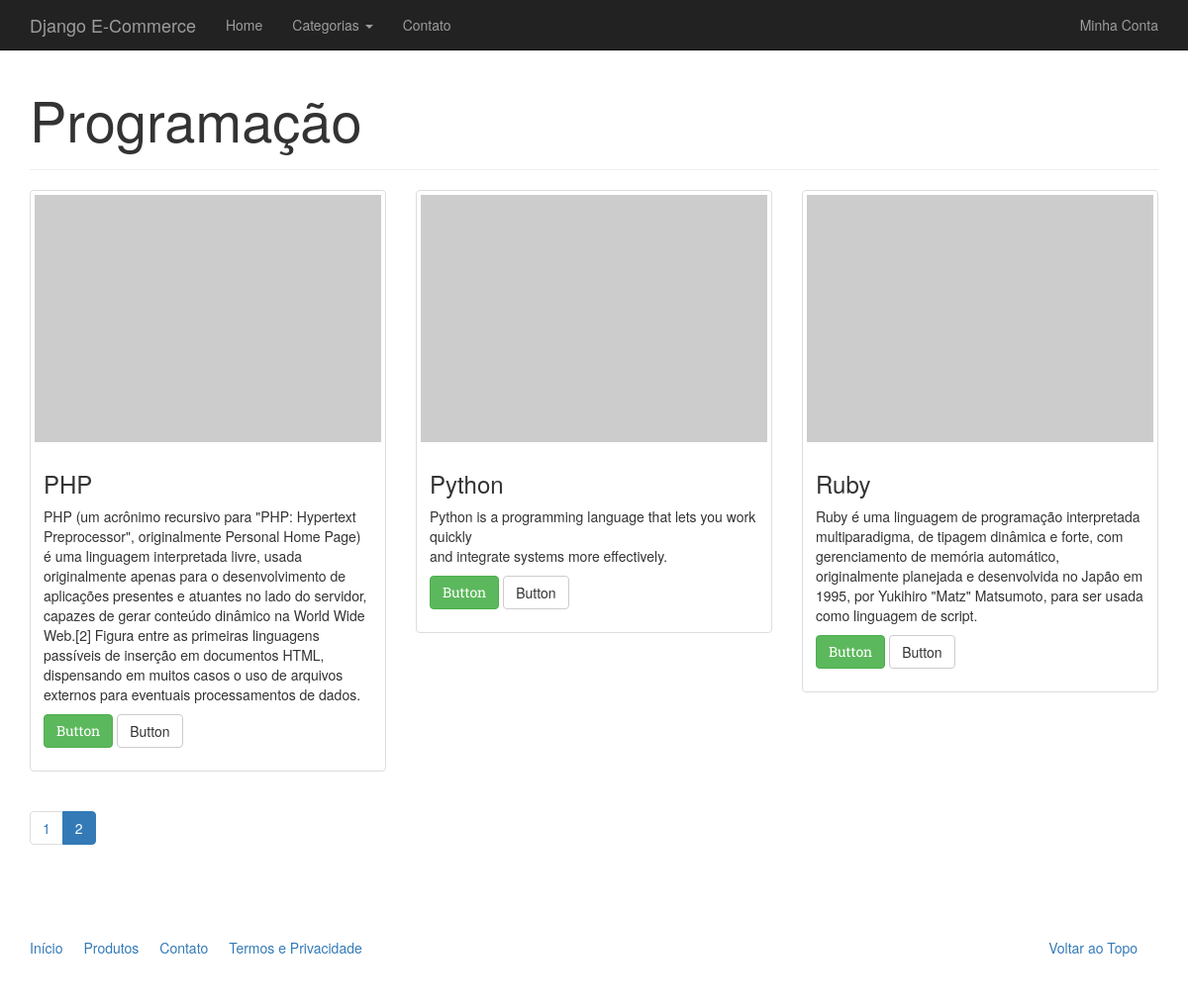
The page /catalogo/programacao/?page=2 on the database its author committed.
### catalog/models.py (models this page shows)
class Category(models.Model):
    name = models.CharField('Nome', max_length=100)
    slug = models.SlugField('Identificador', max_length=100)
    created = models.DateTimeField('Criado em', auto_now_add=True) # Grava a data apenas uma vez quando criado
    modified = models.DateTimeField('Modificado em', auto_now=True) # atualiza toda vez que for modificado
    class Meta:
        verbose_name = 'Categoria'
        verbose_name_plural = 'Categorias'
        ordering = ['name'] # django ordena em ordem alfabetica pelo campo name do model
    def __str__(self):
        return self.name
    def get_absolute_url(self):
        return reverse('catalog:category', kwargs={'slug': self.slug})

class Product(models.Model):
    name = models.CharField('Nome', max_length=100)
    slug = models.SlugField('Identificador', max_length=100)
    category = models.ForeignKey('catalog.Category', verbose_name='Categoria')
    description = models.TextField('Descrição', blank=True) # blank permite campo nulo
    price = models.DecimalField('Preço',decimal_places=2, max_digits=8) #place = 2 casas decimais
    created = models.DateTimeField('Criado em', auto_now_add=True)
    modified = models.DateTimeField('Modificado em', auto_now=True)
    class Meta:
        verbose_name = 'Produto'
        verbose_name_plural = 'Produtos'  #aparace la no catalogo da aplicacao django-admin
        ordering = ['name']
    def __str__(self):
        return self.name
    def get_absolute_url(self):
        return reverse('catalog:product', kwargs={'slug':self.slug})

### catalog/views.py (the view)
class CategoryListView(generic.ListView):
    template_name = 'catalog/category.html'
    context_object_name = 'product_list'
    paginate_by = 3
    def get_queryset(self):
        return Product.objects.filter(category__slug=self.kwargs['slug'])
    def get_context_data(self, **kwargs):
        context = super(CategoryListView, self).get_context_data(**kwargs)
        context['current_category'] = get_object_or_404(Category, slug=self.kwargs['slug'])
        return context

### catalog/context_processors.py (called while the page is built)
def categories(request):
    return {
        'categories': Category.objects.all() #metodo rastreado no settings.py
    }

### core/templatetags/pagination.py (called while the page is built)
@register.inclusion_tag('pagination.html')
def pagination(request, paginator, page_obj):
    context={}
    context['request'] = request
    context['paginator'] = paginator
    context['page_obj'] = page_obj
    getvars = request.GET.copy()
    if 'page' in getvars:
        del getvars['page']
    if len(getvars) > 0:
        context['getvars'] = '&{0}'.format(getvars.urlencode())
    else:
        context['getvars'] = ''
    return context

### catalog/templates/catalog/category.html (shortened to what this page needs)
{% extends "base.html" %}
{% load pagination %}
{% block container %}
<div class="page-header">
    <h1>{{current_category}}</h1>
</div>
<div class="row">
    {% for product in product_list %}
    <div class="col-sm-6 col-md-4">
        <div class="thumbnail">
            <a href="{{ product.get_absolute_url }}">
                <img src="http://placehold.it/350x250" alt="" />
            </a>
            <div class="caption">
                <h3>{{ product }}</h3>
                {{ product.description|linebreaks }}
                <p><a href="{{ product.get_absolute_url }}" class="btn btn-success" role="button">Button</a>
                    <a href="{{ product.get_absolute_url }}" class="btn btn-default" role="button">Button</a></p>
            </div>
        </div>
    </div>
     {% endfor %}
</div>
{% pagination request paginator page_obj %}
{% endblock %}

### rows shown on the page
Category: name "Programação"
Product: name "PHP", description "PHP (um acrônimo recursivo para \"PHP: Hypertext Preprocessor\", originalmente Personal Home Page) é uma linguagem interpretada livre, usada originalmente apenas para o desenvolvimento de aplicações presentes e atuantes no lado do servidor, capazes de gerar conteúdo dinâmico na World Wide Web.[2] Figura entre as primeiras linguagens passíveis de inserção em documentos HTML, dispensando em muitos casos o uso de arquivos externos para eventuais processamentos de dados."
Product: name "Python", description "Python is a programming language that lets you work quickly and integrate systems more effectively."
Product: name "Ruby", description "Ruby é uma linguagem de programação interpretada multiparadigma, de tipagem dinâmica e forte, com gerenciamento de memória automático, originalmente planejada e desenvolvida no Japão em 1995, por Yukihiro \"Matz\" Matsumoto, para ser usada como linguagem de script."

### other values the page prints
{{ page }} "1" "2"
